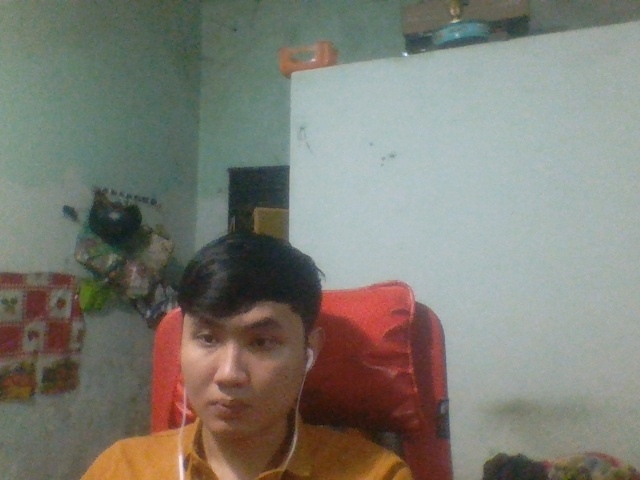
#> input picture Ai/computer_vision/opencv-python/saved_images/image.jpg, 640 x 480 px, found by its file name
$ python threshold.py
#> lines starting #> are read from the running program, lines starting #| are printed output that depends on the picture; after the words box and inside, x2 and y2 are one past the last pixel; in counts of white or black regions, pixels touching at a corner belong together
"""
Threshold là một hàm phân ngưỡng ảnh nhằm đưa ảnh về dạng nhị phân (đen và trắng, 0->255)
Ảnh nhị phân thường được dùng cho phân đoạn ảnh (segmentation)
> T -> 255 ngược lại là 0
"""
# Step 1: Convert BGR Image to Gray Image
# Step 2: Choose Threshold
import cv2

image = cv2.imread('saved_images\image.jpg')
#> image is the input picture: shape (480, 640, 3); mean B, G, R 115.8, 125, 125.4
cv2.imshow('color image', image)
cv2.waitKey()

gray = cv2.cvtColor(image, cv2.COLOR_BGR2GRAY)
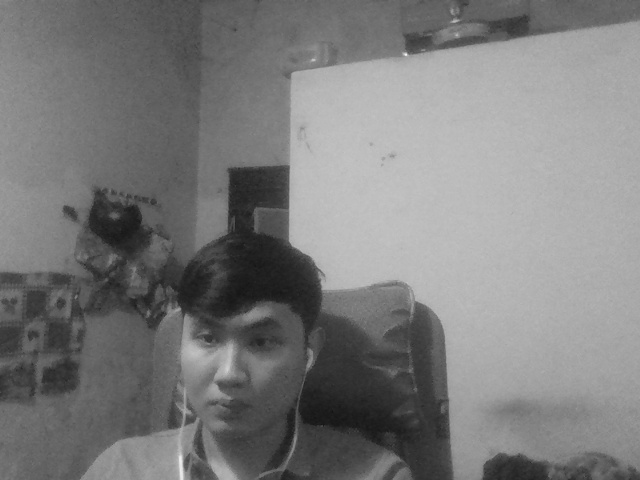
#> gray: shape (480, 640); min 19, max 244, mean 124.1
cv2.imshow('gray image', gray)
cv2.waitKey()

ret, thresh = cv2.threshold(gray, 127, 255, cv2.THRESH_BINARY)
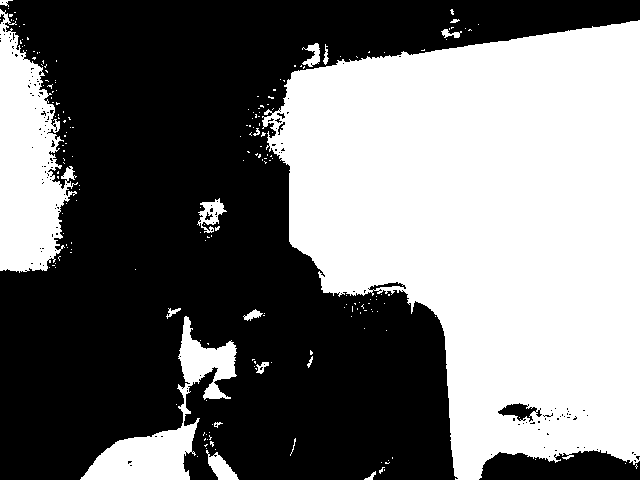
#> thresh: shape (480, 640); 45.5% white; 202 white regions (184 under 20 px), largest, box (x1, y1, x2, y2) and area: (262, 20, 640, 480) 118657, (0, 9, 78, 273) 12170, (80, 316, 237, 480) 6684
# ret is real threshold
print('Threshold is:', ret)
print('Matrix binary image is:\n', thresh)
#> (printed output is left out)
cv2.imshow('threshold image', thresh)
cv2.waitKey()

# may use Adaptive Threshold Function
cv2.destroyAllWindows()
